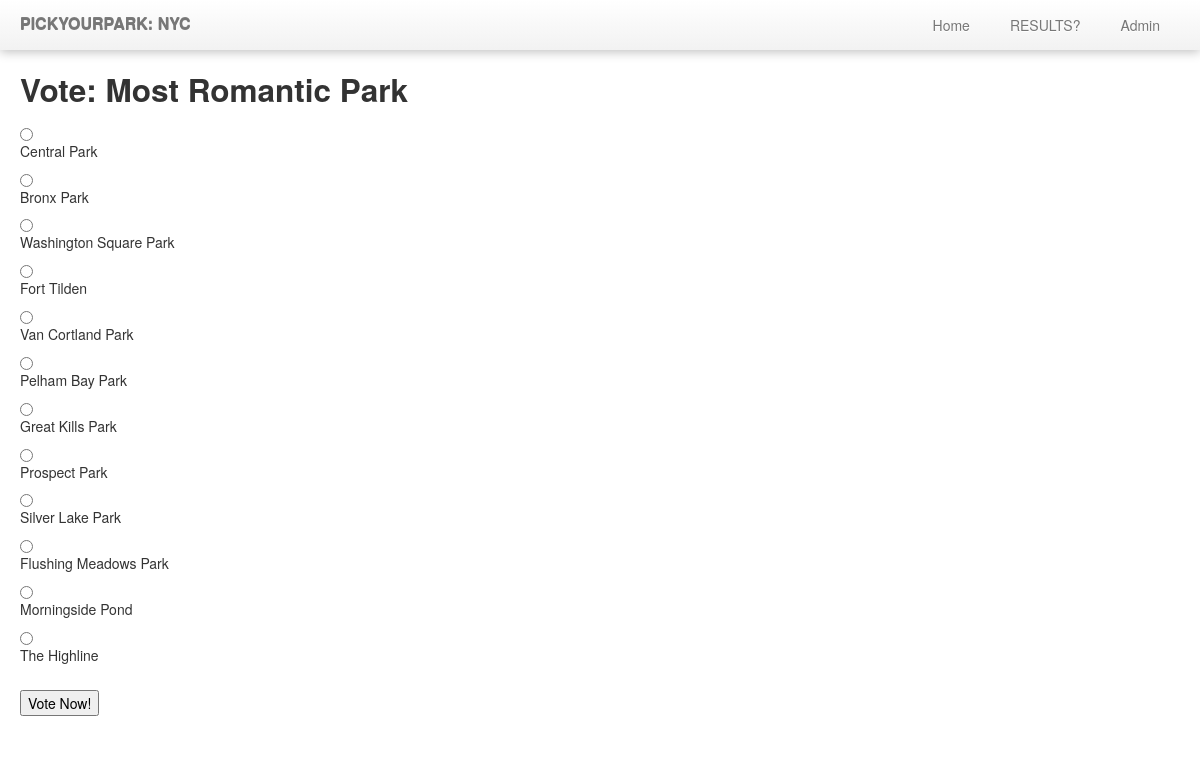
The app's page /polls/2/ with its own data.
### polls/models.py (models this page shows, shortened)
class Poll(models.Model):
    question = models.CharField(max_length=200)
    pub_date = models.DateTimeField('date published')

class Choice(models.Model):
    poll = models.ForeignKey(Poll)
    choice_text = models.CharField(max_length=200)
    votes = models.IntegerField(default=0)
    result = models.TextField(blank=True, null=True)

### polls/views.py (the view)
# urls.py: url(r'^(?P<pk>\d+)/$', views.DetailView.as_view(), name='detail'),
class DetailView(generic.DetailView):
    model = Poll
    template_name = 'polls/detail.html'
    def get_queryset(self):
        return Poll.objects.filter(pub_date__lte=timezone.now())

### polls/templates/polls/detail.html (shortened to what this page needs)
{% extends "base.html" %}
{% block header %}
<h2>Vote: {{ poll.question }}</h2>
{% endblock %}
{% block content %}
<form action="{% url 'polls:vote' poll.id %}" method="post">
{% for choice in poll.choice_set.all %}
	{% if not choice.is_other_choice %}
    <input type="radio" name="choice" id="choice{{ forloop.counter }}" value="{{ choice.id }}" />
    <label for="choice{{ forloop.counter }}">{{choice.choice_text}}
    </label>
    {% else %}
	<input type="radio" name="choice" id="choice{{ forloop.counter }}" value="{{ choice.id }}" />
    <label for="choice{{ forloop.counter }}">{{choice.choice_text}}
    </label>
    <input type="text" name="write_in_choice" id="write_in_choice" />
    {% endif %}
{% endfor %}
<br>
<input type="submit" value="Vote Now!" />
</form>
{% endblock %}

### polls/static/polls/style.css (style rules this page uses)
body { padding-top: 60px; padding-bottom: 40px; }

### records on screen
Poll: question "Most Romantic Park"
Choice: choice_text "Central Park"
Choice: choice_text "Bronx Park"
Choice: choice_text "Washington Square Park"
Choice: choice_text "Fort Tilden"
Choice: choice_text "Van Cortland Park"
Choice: choice_text "Pelham Bay Park"
Choice: choice_text "Great Kills Park"
Choice: choice_text "Prospect Park"
Choice: choice_text "Silver Lake Park"
Choice: choice_text "Flushing Meadows Park"
Choice: choice_text "Morningside Pond"
Choice: choice_text "The Highline"
